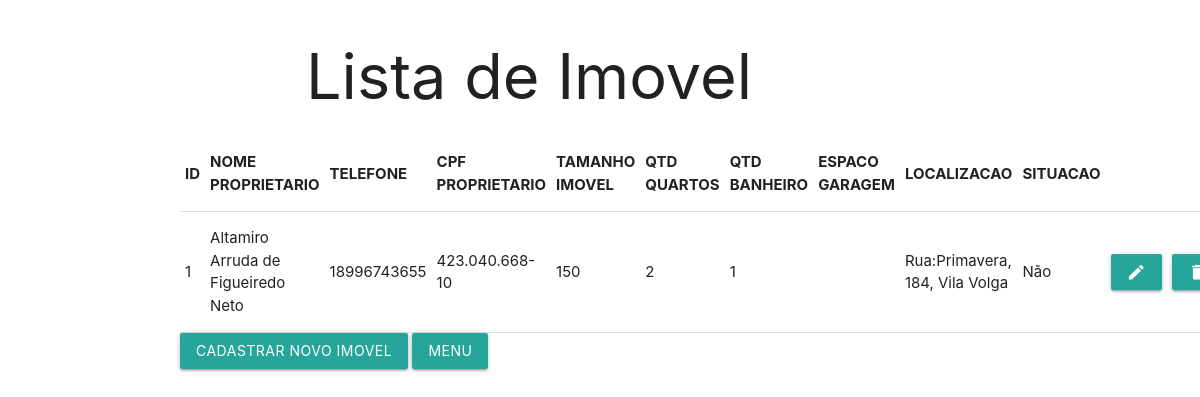
Screenshot of /imovel/listarImovel.php with the database file from the repository.
### tables this page shows
CREATE TABLE `imovel` (
  `Imovel_ID` int(10) NOT NULL,
  `Proprietario_Nome` varchar(150) NOT NULL,
  `Proprietario_Telefone` varchar(50) NOT NULL,
  `Proprietario_CPF` varchar(20) NOT NULL,
  `Tamanho_imovel` int(5) NOT NULL,
  `QTD_quartos` int(2) NOT NULL,
  `QTD_Banheiro` int(2) NOT NULL,
  `Garagem_espaço` int(2) NOT NULL,
  `Localizacao` varchar(250) NOT NULL,
  `Situacao_locacao` text NOT NULL
);

### imovel/listarImovel.php (the view, shortened to what this page needs)
<?php
    $pdo = Conexao::conectar();
    $sql = 'Select * from imovel order by Imovel_ID;';
    $listaImovel = $pdo->query($sql);
?>
<!DOCTYPE html>
<html>
<head>
  <link rel="stylesheet" href="https://cdnjs.cloudflare.com/ajax/libs/materialize/1.0.0/css/materialize.min.css">
</head>
<body class="container" bgcolor="white">
<div class="jumbotron jumbotron-fluid">
  <div class="container">
    <h1 class="display-4">Lista de Imovel</h1>
  </div>
</div>
<table class="table table-striped table-hover" >
  <thead class="thead-dark">
    <tr>
      <th scope="col">ID</th>
      <th scope="col">NOME PROPRIETARIO</th>
      <th scope="col">TELEFONE</th>
      <th scope="col">CPF PROPRIETARIO</th>
      <th scope="col">TAMANHO IMOVEL</th>
      <th scope="col">QTD QUARTOS</th>
      <th scope="col">QTD BANHEIRO</th>
      <th scope="col">ESPACO GARAGEM</th>
      <th scope="col">LOCALIZACAO</th>
      <th scope="col">SITUACAO</th>
    </tr>
  </thead>
  <?php
    foreach ($listaImovel as $Imovel){
  ?>
  <tbody>
   <td><?php echo  $Imovel['Imovel_ID']; ?></td>
   <td><?php echo  $Imovel['Proprietario_Nome']; ?></td>
   <td><?php echo  $Imovel['Proprietario_Telefone']; ?></td>
   <td><?php echo  $Imovel['Proprietario_CPF']; ?></td>
   <td><?php echo  $Imovel['Tamanho_imovel']; ?></td>
   <td><?php echo  $Imovel['QTD_quartos']; ?></td>
   <td><?php echo  $Imovel['QTD_Banheiro']; ?></td>
   <td><?php echo  $Imovel['Garagem_espaco']; ?></td>
   <td><?php echo  $Imovel['Localizacao']; ?></td>
   <td><?php echo  $Imovel['Situacao_locacao']; ?></td>
   <td><a class="btn btn-outline-info" onclick="JavaScript:location.href='frmEditarImovel.php?id=' +
   <?php echo  $Imovel['Imovel_ID'];?>">
   <i class="material-icons">edit</i></a></td>
   <td><a class="btn btn-outline-info" onclick="JavaScript:location.href='frmRemoverImovel.php?id=' +
   <?php echo  $Imovel['Imovel_ID'];?>">
   <i class="material-icons">delete</i></a></td>
    <?php }?>
  </tbody>
</table>
<button type="submit" class="btn btn-success mb-4" onclick="JavaScript:location.href='frmInserirImovel.php'">Cadastrar Novo imovel</button>
<a href="../menu.php" class="btn btn-primary btn-lg active" role="button">Menu</a>
</body>
</html>

### rows the page displays
imovel: Imovel_ID "1", Proprietario_Nome "Altamiro Arruda de Figueiredo Neto", Proprietario_Telefone "18996743655", Proprietario_CPF "423.040.668-10", Tamanho_imovel "150", QTD_quartos "2", QTD_Banheiro "1", Localizacao "Rua:Primavera, 184, Vila Volga", Situacao_locacao "Não"
